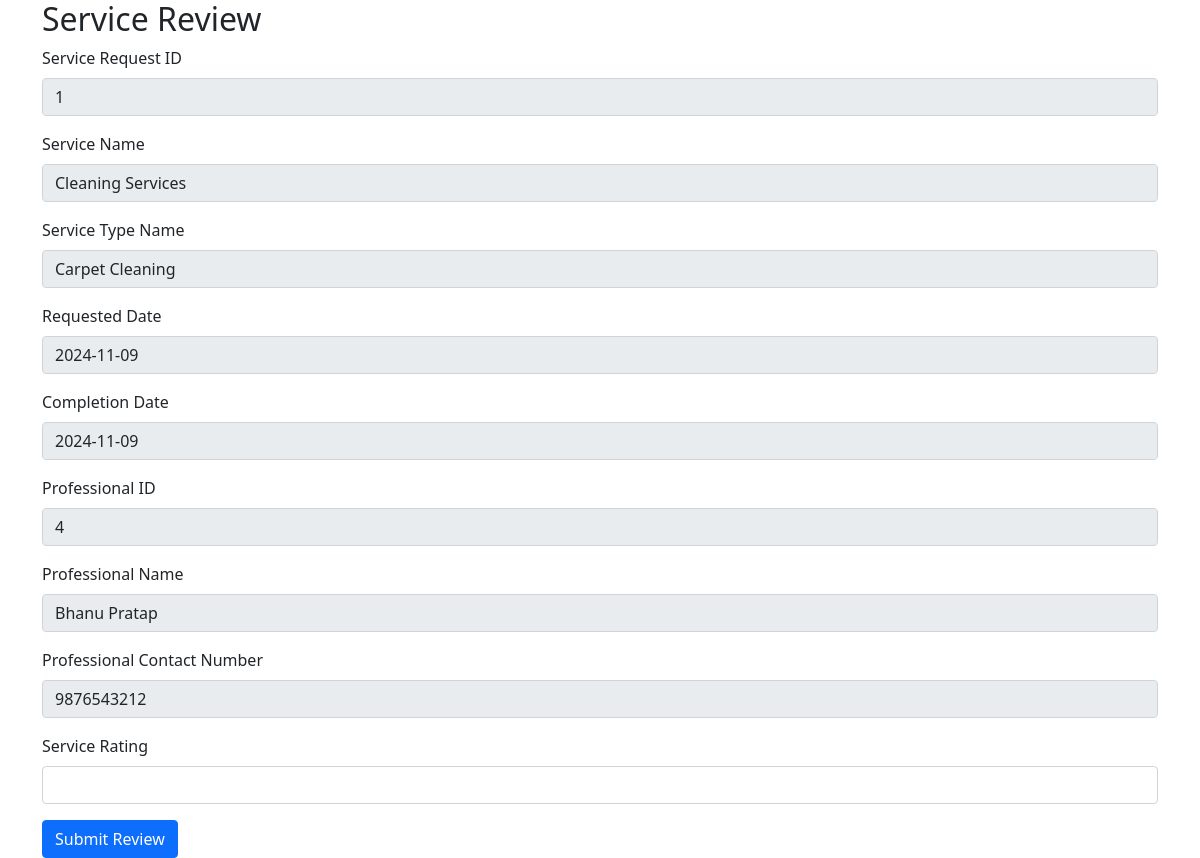
Screenshot of /service_review_form/1 with the database file from the repository.
### tables this page shows
CREATE TABLE service_requests (
    id INTEGER PRIMARY KEY AUTOINCREMENT,
    customer_id INTEGER NOT NULL,
    service_id INTEGER NOT NULL,
    service_type_id INTEGER,           
    professional_id INTEGER NOT NULL,
    requested_date TEXT NOT NULL,
    completion_date TEXT,
    status TEXT NOT NULL DEFAULT 'Pending',
    FOREIGN KEY (customer_id) REFERENCES users(id),
    FOREIGN KEY (service_id) REFERENCES services(id),
    FOREIGN KEY (professional_id) REFERENCES users(id),
    FOREIGN KEY (service_type_id) REFERENCES service_types(id)            
    );

CREATE TABLE services (
        id INTEGER PRIMARY KEY AUTOINCREMENT,
        name TEXT NOT NULL,
        price REAL NOT NULL,
        time_required INTEGER NOT NULL,
        description TEXT NOT NULL
    );

CREATE TABLE service_types (
        id INTEGER PRIMARY KEY AUTOINCREMENT,
        service_id INTEGER NOT NULL,  -- Link to services table
        type_name TEXT NOT NULL,
        FOREIGN KEY (service_id) REFERENCES services(id)
    );

CREATE TABLE users (
        id INTEGER PRIMARY KEY AUTOINCREMENT,
        email TEXT UNIQUE NOT NULL,
        password TEXT NOT NULL,
        role TEXT NOT NULL,
        full_name TEXT,
        address TEXT,
        pin_code INTEGER,
        mobile_number TEXT,
        experience INTEGER,
        rating FLOAT DEFAULT 0,       
        documents_path TEXT,  -- Optional field for service professionals
        service_id INTEGER,  -- New column for storing the selected service
        service_type_id INTEGER,       
        is_blocked INTEGER DEFAULT 0,
        FOREIGN KEY (service_id) REFERENCES services(id),  -- Link to the services table
        FOREIGN KEY (service_type_id) REFERENCES service_types(id)       
    );

### routes/customer_dashboard_routes.py (the view)
@app.route('/service_review_form/<int:request_id>', methods=['GET'])
def service_review_form(request_id):
    db = get_db()
    service_request = db.execute('''
        SELECT sr.id AS service_request_id,
            s.name AS service_name,
            st.type_name AS service_type_name,
            sr.requested_date,
            sr.completion_date,
            sr.professional_id,
            u.full_name AS professional_name,
            u.mobile_number AS professional_contact
        FROM service_requests sr
        JOIN services s ON sr.service_id = s.id
        LEFT JOIN service_types st ON sr.service_type_id = st.id
        JOIN users u ON sr.professional_id = u.id
        WHERE sr.id = ?
    ''', (request_id,)).fetchone()
    return render_template('service_review_form.html', service_request=service_request)

### routes/customer_dashboard_routes.py (called while the page is built)
def get_db():
    if 'db' not in g:
        g.db = sqlite3.connect(DATABASE)
        g.db.row_factory = sqlite3.Row
    return g.db

### templates/service_review_form.html (shortened to what this page needs)
<!DOCTYPE html>
<html lang="en">
<head>
    <link href="https://cdn.jsdelivr.net/npm/bootstrap@5.1.3/dist/css/bootstrap.min.css" rel="stylesheet">
</head>
<body>
<div class="container">
    <h2>Service Review</h2>
    <form action="{{ url_for('submit_review', request_id=service_request['service_request_id']) }}" method="post">
        <div class="mb-3">
            <label for="request_id" class="form-label">Service Request ID</label>
            <input type="text" class="form-control" id="request_id" value="{{ service_request['service_request_id'] }}" readonly>
        </div>
        <div class="mb-3">
            <label for="service_name" class="form-label">Service Name</label>
            <input type="text" class="form-control" id="service_name" value="{{ service_request['service_name'] }}" readonly>
        </div>
        <div class="mb-3">
            <label for="service_type" class="form-label">Service Type Name</label>
            <input type="text" class="form-control" id="service_type" value="{{ service_request['service_type_name'] }}" readonly>
        </div>
        <div class="mb-3">
            <label for="requested_date" class="form-label">Requested Date</label>
            <input type="text" class="form-control" id="requested_date" value="{{ service_request['requested_date'] }}" readonly>
        </div>
        <div class="mb-3">
            <label for="completion_date" class="form-label">Completion Date</label>
            <input type="text" class="form-control" id="completion_date" value="{{ service_request['completion_date'] }}" readonly>
        </div>
        <div class="mb-3">
            <label for="professional_id" class="form-label">Professional ID</label>
            <input type="text" class="form-control" id="professional_id" value="{{ service_request['professional_id'] }}" readonly>
        </div>
        <div class="mb-3">
            <label for="professional_name" class="form-label">Professional Name</label>
            <input type="text" class="form-control" id="professional_name" value="{{ service_request['professional_name'] }}" readonly>
        </div>
        <div class="mb-3">
            <label for="professional_contact" class="form-label">Professional Contact Number</label>
            <input type="text" class="form-control" id="professional_contact" value="{{ service_request['professional_contact'] }}" readonly>
        </div>
        <div class="mb-3">
            <label for="service_rating" class="form-label">Service Rating</label>
            <input type="number" class="form-control" id="service_rating" name="service_rating" required min="1" max="5">
        </div>
        <button type="submit" class="btn btn-primary">Submit Review</button>
    </form>
</div>
</body>
</html>

### rows the page displays
service_requests: service_request_id "1", requested_date "2024-11-09", completion_date "2024-11-09", professional_id "4"
services: service_name "Cleaning Services"
service_types: service_type_name "Carpet Cleaning"
users: professional_name "Bhanu Pratap", professional_contact "9876543212"
